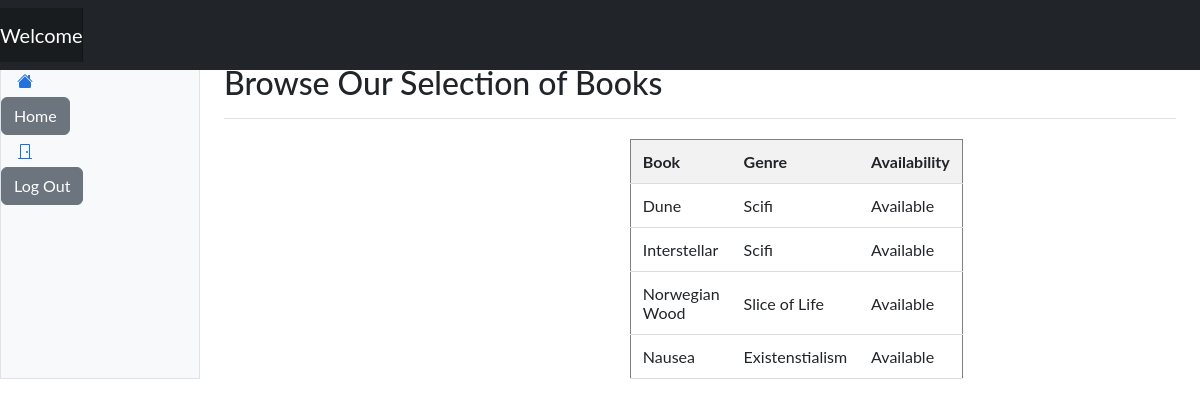
The page /browse/ on the database its author committed.
### website/settings/roles.py (models this page shows)
class Book_data(db.Model):
    id = db.Column(db.Integer, primary_key=True)
    book_ttl = db.Column(db.String(100),nullable=False)
    book_gere = db.Column(db.String(100), nullable=False)
    book_aval = db.Column(db.Boolean, nullable=True)

### website/routes.py (the view)
@myapp_obj.route('/browse/', methods=['POST', 'GET'])
def browse():
    books = Book_data.query.all()
    return render_template('browse.html', user=current_user, books=books)

### website/routes.py (called while the page is built)
@myapp_obj.before_request
def create_db():
    db.create_all()

### website/templates/browse.html (shortened to what this page needs)
{% extends "base.html"%}
{% block content %}
<html lang="en" data-bs-theme="auto">
  <head><script src="../assets/js/color-modes.js"></script>
    <link rel="stylesheet" href="https://cdn.jsdelivr.net/npm/@docsearch/css@3">
<link href="../assets/dist/css/bootstrap.min.css" rel="stylesheet">
<header class="navbar sticky-top bg-dark flex-md-nowrap p-0 shadow" data-bs-theme="dark">
  <a class="navbar-brand col-md-3 col-lg-2 me-0 px-3 fs-6 text-white" href="#">Company name</a>
 <nav class="navbar navbar-expand-md navbar-dark fixed-top bg-dark">
        <a class="navbar-brand" href="#">Welcome {{user.username}}</a>
      </nav>
</header>
      <div class="container-fluid">
  <div class="row">
    <div class="sidebar border border-right col-md-3 col-lg-2 p-0 bg-body-tertiary">
      <div class="offcanvas-md offcanvas-end bg-body-tertiary" tabindex="-1" id="sidebarMenu" aria-labelledby="sidebarMenuLabel">
        <div class="offcanvas-body d-md-flex flex-column p-0 pt-lg-3 overflow-y-auto">
          <ul class="nav flex-column">
            <li class="nav-item">
              <a class="nav-link d-flex align-items-center gap-2 active" aria-current="page" href="#">
                <svg class="bi"><use xlink:href="#house-fill"/></svg>
                <a class="btn btn-secondary" href="{{url_for('home_page')}}" role="button"> Home <span class="sr-only">(current)</span></a>
              </a>
            </li>
          </ul>
          <ul class="nav flex-column mb-auto">
            <li class="nav-item">
              <a class="nav-link d-flex align-items-center gap-2" href="#">
                <svg class="bi"><use xlink:href="#door-closed"/></svg>
                <a class="btn btn-secondary" href="{{url_for('logout')}}" role="button">Log Out</a>
              </a>
            </li>
          </ul>
        </div>
      </div>
    </div>
 <main class="col-md-9 ms-sm-auto col-lg-10 px-md-4">
      <div class="d-flex justify-content-between flex-wrap flex-md-nowrap align-items-center pt-3 pb-2 mb-3 border-bottom">
        <h1 class="h2">Browse Our Selection of Books</h1>
      </div>
    <link href="https://cdn.jsdelivr.net/npm/bootstrap-icons@1.10.5/font/bootstrap-icons.min.css" rel="stylesheet">
    <link href="dashboard.css" rel="stylesheet">
  </head>
      <div class="main">
         <div class="col-md-6 col-sm-12">
	     <table border="1">
              <thead>
                 <tr>
                  <th>Book</th>
                  <th>Genre</th>
                  <th>Availability</th>
                </tr>
              </thead>
             <tbody>
            {% for book in books %}
                <tr>
                    <td>{{ book.book_ttl }}</td>
                    <td>{{ book.book_gere }}</td>
                    <td>{{ "Available" if book.book_aval else "Not Available" }}</td>
                </tr>
            {% endfor %}
        </tbody>
    </table>
         </div>
      </div>
{% endblock %}

### website/templates/base.html (shortened to what this page needs)
<html>
    <head>
        <link href="https://cdn.jsdelivr.net/npm/bootstrap@5.3.0-alpha3/dist/css/bootstrap.min.css" rel="stylesheet">
  <link href="//maxcdn.bootstrapcdn.com/bootstrap/4.0.0/css/bootstrap.min.css" rel="stylesheet" id="bootstrap-css">
    <link href="https://maxcdn.bootstrapcdn.com/font-awesome/4.7.0/css/font-awesome.min.css" rel="stylesheet" />
    </head>
    <body>
    {% block content %}
    {% endblock %}
    </body>
</html>

### website/templates/dashboard.css (style rules this page uses)
.bi { display: inline-block; width: 1rem; height: 1rem; }
.sidebar .nav-link { font-size: .875rem; font-weight: 500; }
.sidebar .nav-link.active { color: #2470dc; }
.navbar-brand { padding-top: .75rem; padding-bottom: .75rem; background-color: rgba(0, 0, 0, .25); box-shadow: inset -1px 0 0 rgba(0, 0, 0, .25); }

### website/templates/browse.html (style rules this page uses)
.bi { vertical-align: -.125em; fill: currentColor; }
body { font-family: "Lato", sans-serif; }
.main { padding: 0px 10px; }
@media screen and (min-width: 768px) { .main { margin-left: 40%; } }
@media screen and (min-width: 768px) { table { width: 100%; border-collapse: collapse; margin-top: 20px; } }
@media screen and (min-width: 768px) { th, td { padding: 12px; text-align: left; border-bottom: 1px solid #ddd; } }
@media screen and (min-width: 768px) { th { background-color: #f2f2f2; } }

### rows shown on the page
Book_data: book_ttl "Dune", book_gere "Scifi", book_aval "Available"
Book_data: book_ttl "Interstellar", book_gere "Scifi", book_aval "Available"
Book_data: book_ttl "Norwegian Wood", book_gere "Slice of Life", book_aval "Available"
Book_data: book_ttl "Nausea", book_gere "Existenstialism", book_aval "Available"
